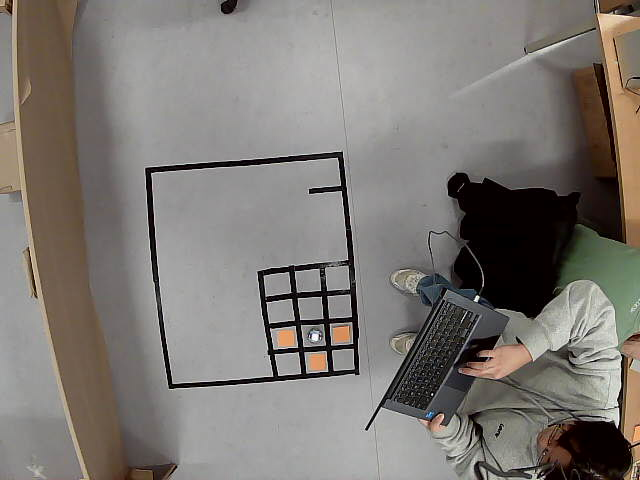
#> input picture images/4x3.jpg, 640 x 480 px, given in place of the camera
$ python game_loop.py
#> lines starting #> are read from the running program, lines starting #| are printed output that depends on the picture; after the words box and inside, x2 and y2 are one past the last pixel; in counts of white or black regions, pixels touching at a corner belong together
### utils/camera.py
from utils.crop_frame import crop_frame
import cv2
import numpy as np
import time

class Camera:
    def __init__(self, X_BOUNDS, Y_BOUNDS, camera_index=0):
        self.X_BOUNDS = X_BOUNDS
        self.Y_BOUNDS = Y_BOUNDS
        self.cap = cv2.VideoCapture(camera_index)

        # Check if the camera opened successfully
        if not self.cap.isOpened():
            print(f"Failed to open camera {camera_index}")
            raise ValueError("Camera not accessible")

        # Adjust other camera settings for better image quality
        self.cap.set(cv2.CAP_PROP_EXPOSURE, 157)
        self.cap.set(cv2.CAP_PROP_GAIN, 0)
        self.cap.set(cv2.CAP_PROP_GAMMA, 100)
        self.cap.set(cv2.CAP_PROP_CONTRAST, 32)
        self.cap.set(cv2.CAP_PROP_SATURATION, 64)
        self.cap.set(cv2.CAP_PROP_TEMPERATURE, 0)
        self.cap.set(cv2.CAP_PROP_AUTO_WB, 1)
        self.cap.set(cv2.CAP_PROP_WB_TEMPERATURE, 4600)

        print("Set Exposure")

    def take_picture(self):
        # Flush the buffer by reading several frames
        for _ in range(5):  # Read and discard 5 frames
            self.cap.read()
#> this loop made 5 passes
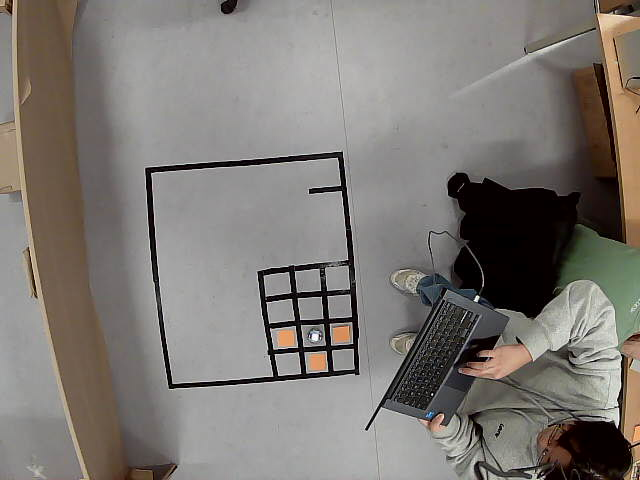
#> input picture images/4x3.jpg, 640 x 480 px, given in place of the camera

        # Capture a frame from the camera
        ret, frame = self.cap.read()
#> frame is the input picture: shape (480, 640, 3); mean B, G, R 116.2, 120.8, 125.5
        if not ret:
            print("Failed to capture frame")
            return None

        # Crop the captured frame using the provided bounds
        cropped_frame = crop_frame(frame, self.X_BOUNDS, self.Y_BOUNDS)

        return cropped_frame

    def release(self):
        # Release the camera when done
        self.cap.release()

### utils/crop_frame.py
import cv2
import numpy as np

def crop_frame(frame, x_bounds, y_bounds):
    """
    Crop an image given x and y bounds and save the result

    Args:
        frame (np.array): The input frame
        x_bounds (tuple): (x_min, x_max) coordinates for cropping
        y_bounds (tuple): (y_min, y_max) coordinates for cropping
    """
#> called with x_bounds = (155, 505), y_bounds = (150, 450)
    # Extract bounds
    x_min, x_max = x_bounds
    y_min, y_max = y_bounds

    # Ensure bounds are within image dimensions
    height, width = frame.shape[:2]
#> height = 480; width = 640
    x_min = max(0, x_min)
    x_max = min(width, x_max)
#> x_max = 505
    y_min = max(0, y_min)
    y_max = min(height, y_max)
#> y_max = 450

    # Crop the image
    cropped_img = frame[y_min:y_max, x_min:x_max]
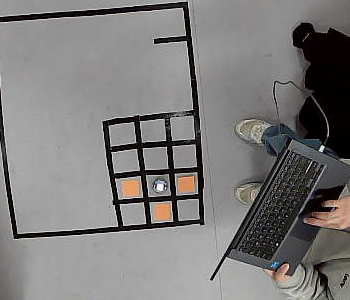
#> cropped_img: shape (300, 350, 3); mean B, G, R 121.5, 122.4, 124.2

    return cropped_img

# Example usage
# [7 lines that do not run on import are left out]

### cv/detect_squares.py
import cv2
import numpy as np

def calculate_area(points):
    n = len(points)
    area = 0.0
    for i in range(n):
        j = (i + 1) % n  # Next vertex index
        area += points[i][0] * points[j][1]
        area -= points[j][0] * points[i][1]
    area = abs(area) / 2.0
    return area

def boxify_contour(contour):
    rect = cv2.minAreaRect(contour)
    box = cv2.boxPoints(rect)
    # calculate the area of the box
    center_x = int(np.mean(box[:, 0]))  # Average of x-coordinates
    center_y = int(np.mean(box[:, 1]))  # Average of y-coordinates
    center = (center_x, center_y)

    area = calculate_area(box)

    return box, area, center

# detects the squares in the image with a given color range and size range
def detect_squares(frame, color_range, size_range):

#> called with color_range = ((100, 110, 50), (140, 255, 255)), size_range = (1200, 2800)
    frame_hsv = cv2.cvtColor(frame, cv2.COLOR_BGR2HSV)
#> frame_hsv: shape (300, 350, 3); mean H, S, V 47.3, 28.5, 124.7

    # mask out the color range
    mask = cv2.inRange(frame_hsv, color_range[0], color_range[1])
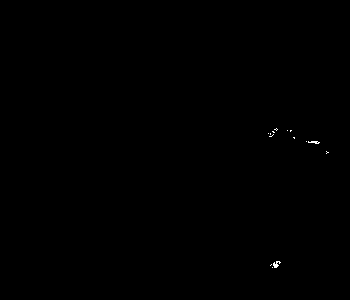
#> mask: shape (300, 350); 0.08% white in thin lines or dots, all inside (x1, y1, x2, y2) = (268, 128, 329, 268)

    # cv2.imshow('Masked', mask)
    # cv2.waitKey(0)

    # Apply GaussianBlur to reduce noise
    blurred = cv2.GaussianBlur(mask, (3, 3), 0)

    # cv2.imshow('Blurred', blurred)
    # cv2.waitKey(0)

    # Perform edge detection using Canny
    median = np.median(blurred)
#> median = 0
    lower_thresh = int(max(0, 0.66 * median))
#> lower_thresh = 0
    upper_thresh = int(min(255, 1.33 * median))
#> upper_thresh = 0
    edges = cv2.Canny(blurred, lower_thresh, upper_thresh)
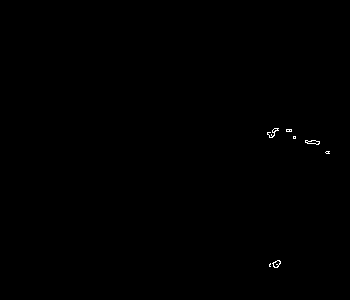
#> edges: shape (300, 350); 0.14% white in thin lines or dots, all inside (x1, y1, x2, y2) = (267, 128, 330, 268)

    # cv2.imshow('Edges', edges)
    # cv2.waitKey(0)

    # Find contours in the edge-detected image
    contours, _ = cv2.findContours(
        edges,
        cv2.RETR_EXTERNAL,
        cv2.CHAIN_APPROX_SIMPLE
    )
#> contours = 7 contours, 5 with area under 20; largest, box (x1, y1, x2, y2) and area: (272, 260, 281, 268) 38, (305, 140, 320, 145) 37

    # draw the contours on the frame
    contour_img = frame.copy()
    cv2.drawContours(contour_img, contours, -1, (0, 255, 0), 3)
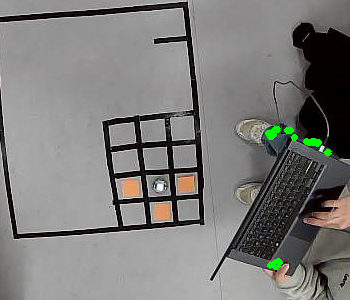
#> contour_img: shape (300, 350, 3); 0.5% of pixels changed, all inside (x1, y1, x2, y2) = (265, 126, 332, 270)

    # cv2.imshow('Contours', contour_img)
    # cv2.waitKey(0)

    centers = []

    for contour in contours:
        # Approximate the contour to a square
        box, area, center = boxify_contour(contour)

        # show the vertices on the frame
        img = frame.copy()
        for vertex in box:
            cv2.circle(img, tuple(map(int, vertex)), 4, (0, 0, 255), -1)

        # print(area)

        # cv2.imshow('Box', img)
        # cv2.waitKey(0)


        # Check if the square is the correct size to be a grid square
        if area > size_range[0] and area < size_range[1]:
            centers.append(center)
#> this loop made 7 passes
#> (rect in boxify_contour, center_x in boxify_contour, center_y in boxify_contour, area) on passes 4, 7: (((312, 141.6), (3.87, 14.25), -83.66), 311, 141, 55.06), (((273.3, 132.3), (12.53, 6.82), -29.74), 273, 132, 85.46)
#> (rect in boxify_contour, box, center_x in boxify_contour, center_y in boxify_contour, area) on pass 2: (((276.6, 263.7), (8.5, 6.26), -26.57), [[274.2, 268.4], [271.4, 262.8], [279, 259], [281.8, 264.6]], 276, 263, 53.2)
#> after the loop, centers = []

    return centers

### cv/detect_grid.py
from cv.detect_squares import detect_squares

# HSV color range for grid tape
BLUE_LOWER_RANGE = (100, 110, 50)  # Adjust based on tape color and lighting
BLUE_UPPER_RANGE = (140, 255, 255)  # Adjust based on tape color and lighting
GRID_TAPE_COLOR_RANGE = (BLUE_LOWER_RANGE, BLUE_UPPER_RANGE)

# size range for grid squares
GRID_SQUARE_SIZE_RANGE = (1200, 2800)

# detects the centers of the grid squares in the image and returns a 2D array of the centers
def detect_grid_squares(frame):
    centers = detect_squares(frame, GRID_TAPE_COLOR_RANGE, GRID_SQUARE_SIZE_RANGE)
#> centers = []

    # Sort centers by y coordinate first (top to bottom)
    centers.sort(key=lambda p: p[1])
    print(centers)
    # add centers to image


    # Determine grid dimensions by analyzing point distributions
    y_coords = [p[1] for p in centers]
#> y_coords = []
    rows = 1
    for i in range(1, len(y_coords)):
        if abs(y_coords[i] - y_coords[i-1]) > 20:  # threshold for new row
            rows += 1
#> this loop made 0 passes
#> after the loop, rows = 1

    cols = len(centers) // rows
#> cols = 0
    if rows * cols != len(centers):
        raise ValueError(f"Number of centers ({len(centers)}) cannot be arranged in a grid")

    # Create rows by taking cols points at a time and sorting each row by x coordinate
    grid = []
    for i in range(0, len(centers), cols):
        row = centers[i:i+cols]
        row.sort(key=lambda p: p[0])  # Sort row by x coordinate (left to right)
        grid.append(row)
#> after the loop, grid = []

    return grid


### game_loop.py
import time
from utils.classes import Pathfinding_Environment
from utils.camera import Camera
from cv.detect_grid import detect_grid_squares
from cv.detect_sphero import get_sphero_position
from cv.detect_obstacles import detect_obstacles
from pathfinding.pathfinding import find_next_square
from sphero.move_sphero import SpheroController
from sphero.sphero import Sphero
from spherov2.sphero_edu import SpheroEduAPI
import cv2
import numpy as np
from spherov2.types import Color


class Game:
    def __init__(self):
        self.GRID_SIZE = (5, 5)
        self.num_obstacles = 0
        self.grid_centers = None
        self.sphero = None
        self.turn = "Human"
        self.win = None
        self.movement_complete = False
        self.X_BOUNDS = (155, 505)
        self.Y_BOUNDS = (150, 450)
        self.CAMERA_INDEX = 2
        self.camera = None

    def distance(self, point_1, point_2):
        return (point_1[0] - point_2[0])**2 + (point_1[1] - point_2[1])**2

    # find the grid coordinates of the closest grid center
    # [27 lines left out: functions find_grid_coords, get_pathfinding_environment, not called in this run]

    def game_start(self):
        # initialize the camera
        self.camera = Camera(self.X_BOUNDS, self.Y_BOUNDS, self.CAMERA_INDEX)

        # take a picture of the grid
        frame = self.camera.take_picture()

        # cv2.imshow("First picture", frame)
        # cv2.waitKey(0)

        # get the grid square centers
        self.grid_centers = detect_grid_squares(frame)

        print("Grid Centers: ", self.grid_centers)

        # initialize the sphero
        self.sphero = SpheroController("SB-A644")

    # [52 lines left out: function game_loop, not called in this run]


if __name__ == "__main__":
    game = Game()
#> (the run stopped early here; a loop or call above may not have finished)

$ run again, on images/my_photo-3.jpg
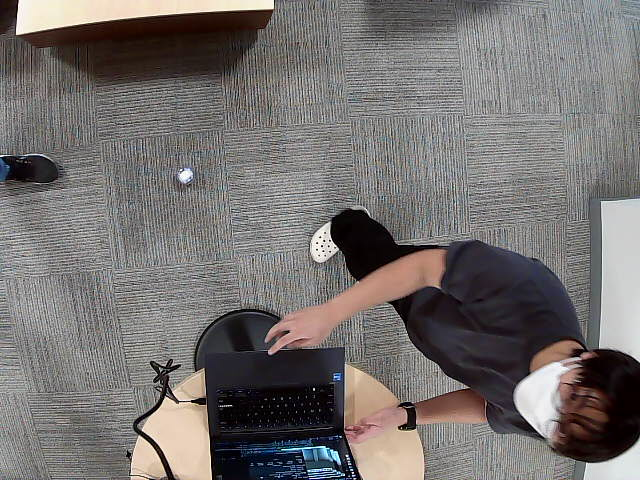
#> input picture images/my_photo-3.jpg, 640 x 480 px, given in place of the camera
#> the loop in take_picture, `for _ in range(5):` made 5 passes
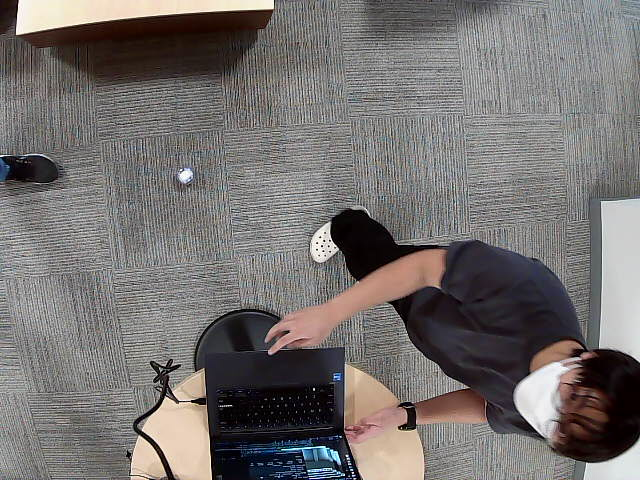
#> input picture images/my_photo-3.jpg, 640 x 480 px, given in place of the camera
#> in take_picture, frame is the input picture: shape (480, 640, 3); mean B, G, R 111.4, 112.7, 116.9
#> frame_hsv: shape (300, 350, 3); mean H, S, V 71.8, 44, 110.2
#> in detect_squares, `mask = cv2.inRange(frame_hsv, color_range[0], color_range[1])`:
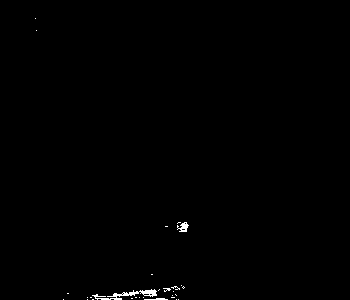
#> mask: shape (300, 350); 0.39% white; 29 white regions (26 under 20 px), largest, box (x1, y1, x2, y2) and area: (92, 289, 157, 300) 238, (177, 222, 189, 232) 68, (144, 298, 168, 300) 33
#> median = 0
#> edges: shape (300, 350); 0.44% white in thin lines or dots, all inside (x1, y1, x2, y2) = (34, 17, 189, 300)
#> contours = 19 contours, 16 with area under 20; largest, box (x1, y1, x2, y2) and area: (86, 288, 161, 300) 200, (176, 221, 189, 233) 73, (163, 287, 171, 293) 26
#> in detect_squares, `cv2.drawContours(contour_img, contours, -1, (0, 255, 0), 3)`:
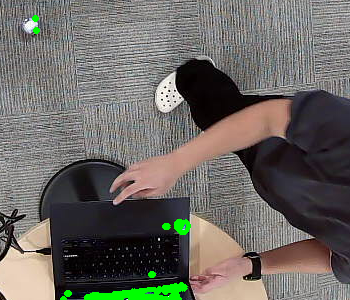
#> contour_img: shape (300, 350, 3); mean B, G, R 98.9, 103.9, 107.2
#> the loop in detect_squares, `for contour in contours:` made 19 passes
#> (rect in boxify_contour, box, center_x in boxify_contour, center_y in boxify_contour, area) on passes 6, 12, 13: (((155.5, 298), (2, 23), -90), [[167, 299], [144, 299], [144, 297], [167, 297]], 155, 298, 46), (((166.5, 289.5), (5, 7), -90), [[170, 292], [163, 292], [163, 287], [170, 287]], 166, 289, 35), (((175.1, 287.8), (8.54, 6.64), -18.43), [[172.1, 292.3], [170, 286], [178.1, 283.3], [180.2, 289.6]], 175, 287, 56.7)
#> after the loop in detect_squares, `for contour in contours:`: centers = []
#> after the loop in detect_grid_squares, `for i in range(1, len(y_coords)):`: rows = 1
#> cols = 0
#> after the loop in detect_grid_squares, `for i in range(0, len(centers), cols):`: grid = []
